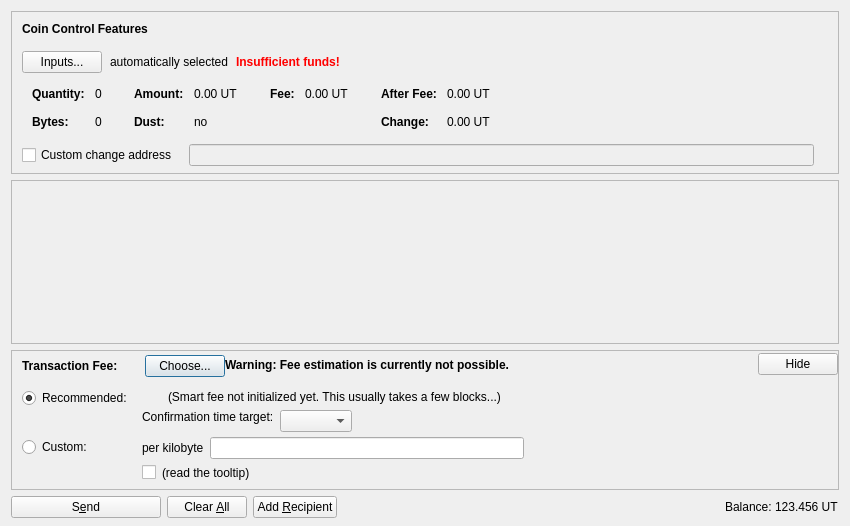
<?xml version="1.0" encoding="UTF-8"?>
<ui version="4.0">
 <class>SendCoinsDialog</class>
 <widget class="QDialog" name="SendCoinsDialog">
  <property name="geometry">
   <rect>
    <x>0</x>
    <y>0</y>
    <width>850</width>
    <height>526</height>
   </rect>
  </property>
  <property name="windowTitle">
   <string>Send Coins</string>
  </property>
  <layout class="QVBoxLayout" name="verticalLayout" stretch="0,1,0,0">
   <property name="bottomMargin">
    <number>8</number>
   </property>
   <item>
    <widget class="QFrame" name="frameCoinControl">
     <property name="sizePolicy">
      <sizepolicy hsizetype="Expanding" vsizetype="Expanding">
       <horstretch>0</horstretch>
       <verstretch>0</verstretch>
      </sizepolicy>
     </property>
     <property name="maximumSize">
      <size>
       <width>16777215</width>
       <height>16777215</height>
      </size>
     </property>
     <property name="frameShape">
      <enum>QFrame::StyledPanel</enum>
     </property>
     <property name="frameShadow">
      <enum>QFrame::Sunken</enum>
     </property>
     <layout class="QVBoxLayout" name="verticalLayoutCoinControl2">
      <property name="spacing">
       <number>0</number>
      </property>
      <property name="leftMargin">
       <number>0</number>
      </property>
      <property name="topMargin">
       <number>0</number>
      </property>
      <property name="rightMargin">
       <number>0</number>
      </property>
      <property name="bottomMargin">
       <number>6</number>
      </property>
      <item>
       <layout class="QVBoxLayout" name="verticalLayoutCoinControl" stretch="0,0,0,0,1">
        <property name="spacing">
         <number>0</number>
        </property>
        <property name="leftMargin">
         <number>10</number>
        </property>
        <property name="topMargin">
         <number>10</number>
        </property>
        <item>
         <layout class="QHBoxLayout" name="horizontalLayoutCoinControl1">
          <property name="bottomMargin">
           <number>15</number>
          </property>
          <item>
           <widget class="QLabel" name="labelCoinControlFeatures">
            <property name="sizePolicy">
             <sizepolicy hsizetype="Preferred" vsizetype="Maximum">
              <horstretch>0</horstretch>
              <verstretch>0</verstretch>
             </sizepolicy>
            </property>
            <property name="font">
             <font>
              <weight>75</weight>
              <bold>true</bold>
             </font>
            </property>
            <property name="styleSheet">
             <string notr="true">font-weight:bold;</string>
            </property>
            <property name="text">
             <string>Coin Control Features</string>
            </property>
           </widget>
          </item>
         </layout>
        </item>
        <item>
         <layout class="QHBoxLayout" name="horizontalLayoutCoinControl2" stretch="0,0,0,0">
          <property name="spacing">
           <number>8</number>
          </property>
          <property name="bottomMargin">
           <number>10</number>
          </property>
          <item>
           <widget class="QPushButton" name="pushButtonCoinControl">
            <property name="styleSheet">
             <string notr="true"/>
            </property>
            <property name="text">
             <string>Inputs...</string>
            </property>
            <property name="autoDefault">
             <bool>false</bool>
            </property>
           </widget>
          </item>
          <item>
           <widget class="QLabel" name="labelCoinControlAutomaticallySelected">
            <property name="text">
             <string>automatically selected</string>
            </property>
            <property name="margin">
             <number>5</number>
            </property>
           </widget>
          </item>
          <item>
           <widget class="QLabel" name="labelCoinControlInsuffFunds">
            <property name="font">
             <font>
              <weight>75</weight>
              <bold>true</bold>
             </font>
            </property>
            <property name="styleSheet">
             <string notr="true">color:red;font-weight:bold;</string>
            </property>
            <property name="text">
             <string>Insufficient funds!</string>
            </property>
            <property name="margin">
             <number>5</number>
            </property>
           </widget>
          </item>
          <item>
           <spacer name="horizontalSpacerCoinControl">
            <property name="orientation">
             <enum>Qt::Horizontal</enum>
            </property>
            <property name="sizeHint" stdset="0">
             <size>
              <width>40</width>
              <height>1</height>
             </size>
            </property>
           </spacer>
          </item>
         </layout>
        </item>
        <item>
         <widget class="QWidget" name="widgetCoinControl" native="true">
          <property name="sizePolicy">
           <sizepolicy hsizetype="Preferred" vsizetype="Preferred">
            <horstretch>0</horstretch>
            <verstretch>0</verstretch>
           </sizepolicy>
          </property>
          <property name="minimumSize">
           <size>
            <width>0</width>
            <height>0</height>
           </size>
          </property>
          <property name="styleSheet">
           <string notr="true"/>
          </property>
          <layout class="QHBoxLayout" name="horizontalLayoutCoinControl5">
           <property name="leftMargin">
            <number>0</number>
           </property>
           <property name="topMargin">
            <number>0</number>
           </property>
           <property name="rightMargin">
            <number>0</number>
           </property>
           <property name="bottomMargin">
            <number>0</number>
           </property>
           <item>
            <layout class="QHBoxLayout" name="horizontalLayoutCoinControl3" stretch="0,0,0,1">
             <property name="spacing">
              <number>20</number>
             </property>
             <property name="topMargin">
              <number>0</number>
             </property>
             <property name="bottomMargin">
              <number>10</number>
             </property>
             <item>
              <layout class="QFormLayout" name="formLayoutCoinControl1">
               <property name="horizontalSpacing">
                <number>10</number>
               </property>
               <property name="verticalSpacing">
                <number>14</number>
               </property>
               <property name="leftMargin">
                <number>10</number>
               </property>
               <property name="topMargin">
                <number>4</number>
               </property>
               <property name="rightMargin">
                <number>6</number>
               </property>
               <item row="0" column="0">
                <widget class="QLabel" name="labelCoinControlQuantityText">
                 <property name="font">
                  <font>
                   <weight>75</weight>
                   <bold>true</bold>
                  </font>
                 </property>
                 <property name="text">
                  <string>Quantity:</string>
                 </property>
                 <property name="margin">
                  <number>0</number>
                 </property>
                </widget>
               </item>
               <item row="0" column="1">
                <widget class="QLabel" name="labelCoinControlQuantity">
                 <property name="cursor">
                  <cursorShape>IBeamCursor</cursorShape>
                 </property>
                 <property name="contextMenuPolicy">
                  <enum>Qt::ActionsContextMenu</enum>
                 </property>
                 <property name="text">
                  <string notr="true">0</string>
                 </property>
                 <property name="margin">
                  <number>0</number>
                 </property>
                 <property name="textInteractionFlags">
                  <set>Qt::LinksAccessibleByMouse|Qt::TextSelectableByKeyboard|Qt::TextSelectableByMouse</set>
                 </property>
                </widget>
               </item>
               <item row="1" column="0">
                <widget class="QLabel" name="labelCoinControlBytesText">
                 <property name="font">
                  <font>
                   <weight>75</weight>
                   <bold>true</bold>
                  </font>
                 </property>
                 <property name="text">
                  <string>Bytes:</string>
                 </property>
                </widget>
               </item>
               <item row="1" column="1">
                <widget class="QLabel" name="labelCoinControlBytes">
                 <property name="cursor">
                  <cursorShape>IBeamCursor</cursorShape>
                 </property>
                 <property name="contextMenuPolicy">
                  <enum>Qt::ActionsContextMenu</enum>
                 </property>
                 <property name="text">
                  <string notr="true">0</string>
                 </property>
                 <property name="textInteractionFlags">
                  <set>Qt::LinksAccessibleByMouse|Qt::TextSelectableByKeyboard|Qt::TextSelectableByMouse</set>
                 </property>
                </widget>
               </item>
              </layout>
             </item>
             <item>
              <layout class="QFormLayout" name="formLayoutCoinControl2">
               <property name="horizontalSpacing">
                <number>10</number>
               </property>
               <property name="verticalSpacing">
                <number>14</number>
               </property>
               <property name="leftMargin">
                <number>6</number>
               </property>
               <property name="topMargin">
                <number>4</number>
               </property>
               <property name="rightMargin">
                <number>6</number>
               </property>
               <item row="0" column="0">
                <widget class="QLabel" name="labelCoinControlAmountText">
                 <property name="font">
                  <font>
                   <weight>75</weight>
                   <bold>true</bold>
                  </font>
                 </property>
                 <property name="text">
                  <string>Amount:</string>
                 </property>
                 <property name="margin">
                  <number>0</number>
                 </property>
                </widget>
               </item>
               <item row="0" column="1">
                <widget class="QLabel" name="labelCoinControlAmount">
                 <property name="cursor">
                  <cursorShape>IBeamCursor</cursorShape>
                 </property>
                 <property name="contextMenuPolicy">
                  <enum>Qt::ActionsContextMenu</enum>
                 </property>
                 <property name="text">
                  <string notr="true">0.00 UT</string>
                 </property>
                 <property name="textInteractionFlags">
                  <set>Qt::LinksAccessibleByMouse|Qt::TextSelectableByKeyboard|Qt::TextSelectableByMouse</set>
                 </property>
                </widget>
               </item>
               <item row="1" column="0">
                <widget class="QLabel" name="labelCoinControlLowOutputText">
                 <property name="font">
                  <font>
                   <weight>75</weight>
                   <bold>true</bold>
                  </font>
                 </property>
                 <property name="text">
                  <string>Dust:</string>
                 </property>
                </widget>
               </item>
               <item row="1" column="1">
                <widget class="QLabel" name="labelCoinControlLowOutput">
                 <property name="cursor">
                  <cursorShape>IBeamCursor</cursorShape>
                 </property>
                 <property name="contextMenuPolicy">
                  <enum>Qt::ActionsContextMenu</enum>
                 </property>
                 <property name="text">
                  <string notr="true">no</string>
                 </property>
                 <property name="textInteractionFlags">
                  <set>Qt::LinksAccessibleByMouse|Qt::TextSelectableByKeyboard|Qt::TextSelectableByMouse</set>
                 </property>
                </widget>
               </item>
              </layout>
             </item>
             <item>
              <layout class="QFormLayout" name="formLayoutCoinControl3">
               <property name="horizontalSpacing">
                <number>10</number>
               </property>
               <property name="verticalSpacing">
                <number>14</number>
               </property>
               <property name="leftMargin">
                <number>6</number>
               </property>
               <property name="topMargin">
                <number>4</number>
               </property>
               <property name="rightMargin">
                <number>6</number>
               </property>
               <item row="0" column="0">
                <widget class="QLabel" name="labelCoinControlFeeText">
                 <property name="font">
                  <font>
                   <weight>75</weight>
                   <bold>true</bold>
                  </font>
                 </property>
                 <property name="text">
                  <string>Fee:</string>
                 </property>
                 <property name="margin">
                  <number>0</number>
                 </property>
                </widget>
               </item>
               <item row="0" column="1">
                <widget class="QLabel" name="labelCoinControlFee">
                 <property name="cursor">
                  <cursorShape>IBeamCursor</cursorShape>
                 </property>
                 <property name="contextMenuPolicy">
                  <enum>Qt::ActionsContextMenu</enum>
                 </property>
                 <property name="text">
                  <string notr="true">0.00 UT</string>
                 </property>
                 <property name="textInteractionFlags">
                  <set>Qt::LinksAccessibleByMouse|Qt::TextSelectableByKeyboard|Qt::TextSelectableByMouse</set>
                 </property>
                </widget>
               </item>
              </layout>
             </item>
             <item>
              <layout class="QFormLayout" name="formLayoutCoinControl4">
               <property name="horizontalSpacing">
                <number>10</number>
               </property>
               <property name="verticalSpacing">
                <number>14</number>
               </property>
               <property name="leftMargin">
                <number>6</number>
               </property>
               <property name="topMargin">
                <number>4</number>
               </property>
               <property name="rightMargin">
                <number>6</number>
               </property>
               <item row="0" column="0">
                <widget class="QLabel" name="labelCoinControlAfterFeeText">
                 <property name="font">
                  <font>
                   <weight>75</weight>
                   <bold>true</bold>
                  </font>
                 </property>
                 <property name="text">
                  <string>After Fee:</string>
                 </property>
                 <property name="margin">
                  <number>0</number>
                 </property>
                </widget>
               </item>
               <item row="0" column="1">
                <widget class="QLabel" name="labelCoinControlAfterFee">
                 <property name="cursor">
                  <cursorShape>IBeamCursor</cursorShape>
                 </property>
                 <property name="contextMenuPolicy">
                  <enum>Qt::ActionsContextMenu</enum>
                 </property>
                 <property name="text">
                  <string notr="true">0.00 UT</string>
                 </property>
                 <property name="textInteractionFlags">
                  <set>Qt::LinksAccessibleByMouse|Qt::TextSelectableByKeyboard|Qt::TextSelectableByMouse</set>
                 </property>
                </widget>
               </item>
               <item row="1" column="0">
                <widget class="QLabel" name="labelCoinControlChangeText">
                 <property name="font">
                  <font>
                   <weight>75</weight>
                   <bold>true</bold>
                  </font>
                 </property>
                 <property name="text">
                  <string>Change:</string>
                 </property>
                </widget>
               </item>
               <item row="1" column="1">
                <widget class="QLabel" name="labelCoinControlChange">
                 <property name="cursor">
                  <cursorShape>IBeamCursor</cursorShape>
                 </property>
                 <property name="contextMenuPolicy">
                  <enum>Qt::ActionsContextMenu</enum>
                 </property>
                 <property name="text">
                  <string notr="true">0.00 UT</string>
                 </property>
                 <property name="textInteractionFlags">
                  <set>Qt::LinksAccessibleByMouse|Qt::TextSelectableByKeyboard|Qt::TextSelectableByMouse</set>
                 </property>
                </widget>
               </item>
              </layout>
             </item>
            </layout>
           </item>
          </layout>
         </widget>
        </item>
        <item>
         <layout class="QHBoxLayout" name="horizontalLayoutCoinControl4" stretch="0,0,0">
          <property name="spacing">
           <number>12</number>
          </property>
          <property name="sizeConstraint">
           <enum>QLayout::SetDefaultConstraint</enum>
          </property>
          <property name="topMargin">
           <number>5</number>
          </property>
          <property name="rightMargin">
           <number>5</number>
          </property>
          <item>
           <widget class="QCheckBox" name="checkBoxCoinControlChange">
            <property name="toolTip">
             <string>If this is activated, but the change address is empty or invalid, change will be sent to a newly generated address.</string>
            </property>
            <property name="text">
             <string>Custom change address</string>
            </property>
           </widget>
          </item>
          <item>
           <widget class="QValidatedLineEdit" name="lineEditCoinControlChange">
            <property name="enabled">
             <bool>false</bool>
            </property>
            <property name="sizePolicy">
             <sizepolicy hsizetype="Expanding" vsizetype="Fixed">
              <horstretch>0</horstretch>
              <verstretch>0</verstretch>
             </sizepolicy>
            </property>
           </widget>
          </item>
          <item>
           <widget class="QLabel" name="labelCoinControlChangeLabel">
            <property name="sizePolicy">
             <sizepolicy hsizetype="Preferred" vsizetype="Expanding">
              <horstretch>0</horstretch>
              <verstretch>0</verstretch>
             </sizepolicy>
            </property>
            <property name="minimumSize">
             <size>
              <width>0</width>
              <height>0</height>
             </size>
            </property>
            <property name="text">
             <string/>
            </property>
            <property name="margin">
             <number>3</number>
            </property>
           </widget>
          </item>
         </layout>
        </item>
        <item>
         <spacer name="verticalSpacerCoinControl">
          <property name="orientation">
           <enum>Qt::Vertical</enum>
          </property>
          <property name="sizeHint" stdset="0">
           <size>
            <width>800</width>
            <height>1</height>
           </size>
          </property>
         </spacer>
        </item>
       </layout>
      </item>
     </layout>
    </widget>
   </item>
   <item>
    <widget class="QScrollArea" name="scrollArea">
     <property name="widgetResizable">
      <bool>true</bool>
     </property>
     <widget class="QWidget" name="scrollAreaWidgetContents">
      <property name="geometry">
       <rect>
        <x>0</x>
        <y>0</y>
        <width>830</width>
        <height>104</height>
       </rect>
      </property>
      <layout class="QVBoxLayout" name="verticalLayout_2" stretch="0,1">
       <property name="leftMargin">
        <number>0</number>
       </property>
       <property name="topMargin">
        <number>0</number>
       </property>
       <property name="rightMargin">
        <number>0</number>
       </property>
       <property name="bottomMargin">
        <number>0</number>
       </property>
       <item>
        <layout class="QVBoxLayout" name="entries">
         <property name="spacing">
          <number>6</number>
         </property>
        </layout>
       </item>
       <item>
        <spacer name="verticalSpacer">
         <property name="orientation">
          <enum>Qt::Vertical</enum>
         </property>
         <property name="sizeHint" stdset="0">
          <size>
           <width>20</width>
           <height>40</height>
          </size>
         </property>
        </spacer>
       </item>
      </layout>
     </widget>
    </widget>
   </item>
   <item>
    <widget class="QFrame" name="frameFee">
     <property name="sizePolicy">
      <sizepolicy hsizetype="Expanding" vsizetype="Expanding">
       <horstretch>0</horstretch>
       <verstretch>0</verstretch>
      </sizepolicy>
     </property>
     <property name="maximumSize">
      <size>
       <width>16777215</width>
       <height>16777215</height>
      </size>
     </property>
     <property name="frameShape">
      <enum>QFrame::StyledPanel</enum>
     </property>
     <property name="frameShadow">
      <enum>QFrame::Sunken</enum>
     </property>
     <layout class="QVBoxLayout" name="verticalLayoutFee1">
      <property name="spacing">
       <number>0</number>
      </property>
      <property name="leftMargin">
       <number>0</number>
      </property>
      <property name="topMargin">
       <number>0</number>
      </property>
      <property name="rightMargin">
       <number>0</number>
      </property>
      <property name="bottomMargin">
       <number>0</number>
      </property>
      <item>
       <layout class="QVBoxLayout" name="verticalLayoutFee2" stretch="0,0,0">
        <property name="spacing">
         <number>0</number>
        </property>
        <property name="leftMargin">
         <number>10</number>
        </property>
        <property name="topMargin">
         <number>0</number>
        </property>
        <item>
         <layout class="QHBoxLayout" name="horizontalLayoutFee1">
          <property name="bottomMargin">
           <number>0</number>
          </property>
          <item>
           <layout class="QVBoxLayout" name="verticalLayoutFee7">
            <property name="spacing">
             <number>0</number>
            </property>
            <item>
             <spacer name="verticalSpacerSmartFee">
              <property name="orientation">
               <enum>Qt::Vertical</enum>
              </property>
              <property name="sizeType">
               <enum>QSizePolicy::Fixed</enum>
              </property>
              <property name="sizeHint" stdset="0">
               <size>
                <width>1</width>
                <height>4</height>
               </size>
              </property>
             </spacer>
            </item>
            <item>
             <layout class="QHBoxLayout" name="horizontalLayoutSmartFee">
              <property name="spacing">
               <number>10</number>
              </property>
              <item>
               <widget class="QLabel" name="labelFeeHeadline">
                <property name="sizePolicy">
                 <sizepolicy hsizetype="Preferred" vsizetype="Maximum">
                  <horstretch>0</horstretch>
                  <verstretch>0</verstretch>
                 </sizepolicy>
                </property>
                <property name="font">
                 <font>
                  <weight>75</weight>
                  <bold>true</bold>
                 </font>
                </property>
                <property name="styleSheet">
                 <string notr="true">font-weight:bold;</string>
                </property>
                <property name="text">
                 <string>Transaction Fee:</string>
                </property>
               </widget>
              </item>
              <item>
               <widget class="QLabel" name="labelFeeMinimized">
                <property name="text">
                 <string/>
                </property>
               </widget>
              </item>
              <item>
               <widget class="QPushButton" name="buttonChooseFee">
                <property name="text">
                 <string>Choose...</string>
                </property>
               </widget>
              </item>
             </layout>
            </item>
            <item>
             <spacer name="verticalSpacer_5">
              <property name="orientation">
               <enum>Qt::Vertical</enum>
              </property>
              <property name="sizeHint" stdset="0">
               <size>
                <width>1</width>
                <height>1</height>
               </size>
              </property>
             </spacer>
            </item>
           </layout>
          </item>
          <item>
           <widget class="QLabel" name="fallbackFeeWarningLabel">
            <property name="toolTip">
             <string>Using the fallbackfee can result in sending a transaction that will take several hours or days (or never) to confirm. Consider choosing your fee manually or wait until you have validated the complete chain.</string>
            </property>
            <property name="font">
            <font>
                <weight>75</weight>
                <bold>true</bold>
            </font>
            </property>
            <property name="text">
             <string>Warning: Fee estimation is currently not possible.</string>
            </property>
            <property name="wordWrap">
             <bool>false</bool>
            </property>
           </widget>
          </item>
          <item>
           <spacer name="horizontalSpacer_4">
            <property name="orientation">
             <enum>Qt::Horizontal</enum>
            </property>
            <property name="sizeType">
             <enum>QSizePolicy::MinimumExpanding</enum>
            </property>
            <property name="sizeHint" stdset="0">
             <size>
              <width>40</width>
              <height>20</height>
             </size>
            </property>
           </spacer>
          </item>
          <item>
           <widget class="QPushButton" name="buttonMinimizeFee">
            <property name="toolTip">
             <string>collapse fee-settings</string>
            </property>
            <property name="text">
             <string>Hide</string>
            </property>
           </widget>
          </item>
         </layout>
        </item>
        <item>
         <widget class="QFrame" name="frameFeeSelection">
          <layout class="QVBoxLayout" name="verticalLayoutFee12">
           <property name="spacing">
            <number>0</number>
           </property>
           <property name="leftMargin">
            <number>0</number>
           </property>
           <property name="topMargin">
            <number>0</number>
           </property>
           <property name="rightMargin">
            <number>0</number>
           </property>
           <property name="bottomMargin">
            <number>0</number>
           </property>
           <item>
            <layout class="QGridLayout" name="gridLayoutFee">
             <property name="topMargin">
              <number>10</number>
             </property>
             <property name="bottomMargin">
              <number>4</number>
             </property>
             <property name="horizontalSpacing">
              <number>10</number>
             </property>
             <property name="verticalSpacing">
              <number>4</number>
             </property>
             <item row="1" column="1">
              <layout class="QVBoxLayout" name="verticalLayoutFee8">
               <property name="spacing">
                <number>6</number>
               </property>
               <item>
                <layout class="QHBoxLayout" name="horizontalLayoutFee13">
                 <item>
                  <widget class="QLabel" name="labelCustomPerKilobyte">
                   <property name="toolTip">
                    <string>If the custom fee is set to 1000 satoshis and the transaction is only 250 bytes, then &quot;per kilobyte&quot; only pays 250 satoshis in fee, while &quot;total at least&quot; pays 1000 satoshis. For transactions bigger than a kilobyte both pay by kilobyte.</string>
                   </property>
                   <property name="text">
                    <string>per kilobyte</string>
                   </property>
                  </widget>
                 </item>
                 <item>
                  <widget class="BitcoinAmountField" name="customFee"/>
                 </item>
                 <item>
                  <spacer name="horizontalSpacer_6">
                   <property name="orientation">
                    <enum>Qt::Horizontal</enum>
                   </property>
                   <property name="sizeHint" stdset="0">
                    <size>
                     <width>1</width>
                     <height>1</height>
                    </size>
                   </property>
                  </spacer>
                 </item>
                </layout>
               </item>
               <item>
                <layout class="QHBoxLayout" name="horizontalLayoutFee8">
                 <item>
                  <widget class="QCheckBox" name="checkBoxMinimumFee">
                   <property name="toolTip">
                    <string>Paying only the minimum fee is just fine as long as there is less transaction volume than space in the blocks. But be aware that this can end up in a never confirming transaction once there is more demand for unit transactions than the network can process.</string>
                   </property>
                   <property name="text">
                    <string/>
                   </property>
                  </widget>
                 </item>
                 <item>
                  <widget class="QLabel" name="labelMinFeeWarning">
                   <property name="enabled">
                    <bool>true</bool>
                   </property>
                   <property name="toolTip">
                    <string>Paying only the minimum fee is just fine as long as there is less transaction volume than space in the blocks. But be aware that this can end up in a never confirming transaction once there is more demand for unit transactions than the network can process.</string>
                   </property>
                   <property name="text">
                    <string>(read the tooltip)</string>
                   </property>
                   <property name="margin">
                    <number>5</number>
                   </property>
                  </widget>
                 </item>
                 <item>
                  <spacer name="horizontalSpacer_2">
                   <property name="orientation">
                    <enum>Qt::Horizontal</enum>
                   </property>
                   <property name="sizeHint" stdset="0">
                    <size>
                     <width>1</width>
                     <height>1</height>
                    </size>
                   </property>
                  </spacer>
                 </item>
                </layout>
               </item>
              </layout>
             </item>
             <item row="0" column="0">
              <layout class="QVBoxLayout" name="verticalLayoutFee4" stretch="0,1">
               <item>
                <widget class="QRadioButton" name="radioSmartFee">
                 <property name="text">
                  <string>Recommended:</string>
                 </property>
                 <property name="checked">
                  <bool>true</bool>
                 </property>
                 <attribute name="buttonGroup">
                  <string notr="true">groupFee</string>
                 </attribute>
                </widget>
               </item>
               <item>
                <spacer name="verticalSpacer_2">
                 <property name="orientation">
                  <enum>Qt::Vertical</enum>
                 </property>
                 <property name="sizeHint" stdset="0">
                  <size>
                   <width>1</width>
                   <height>1</height>
                  </size>
                 </property>
                </spacer>
               </item>
              </layout>
             </item>
             <item row="1" column="0">
              <layout class="QVBoxLayout" name="verticalLayoutFee9" stretch="0,1">
               <item>
                <widget class="QRadioButton" name="radioCustomFee">
                 <property name="text">
                  <string>Custom:</string>
                 </property>
                 <attribute name="buttonGroup">
                  <string notr="true">groupFee</string>
                 </attribute>
                </widget>
               </item>
               <item>
                <spacer name="verticalSpacer_6">
                 <property name="orientation">
                  <enum>Qt::Vertical</enum>
                 </property>
                 <property name="sizeHint" stdset="0">
                  <size>
                   <width>1</width>
                   <height>1</height>
                  </size>
                 </property>
                </spacer>
               </item>
              </layout>
             </item>
             <item row="0" column="1">
              <layout class="QVBoxLayout" name="verticalLayoutFee3" stretch="0,0,1">
               <property name="spacing">
                <number>6</number>
               </property>
               <property name="topMargin">
                <number>2</number>
               </property>
               <item>
                <layout class="QHBoxLayout" name="horizontalLayoutFee12">
                 <item>
                  <widget class="QLabel" name="labelSmartFee">
                   <property name="text">
                    <string/>
                   </property>
                   <property name="margin">
                    <number>2</number>
                   </property>
                  </widget>
                 </item>
                 <item>
                  <widget class="QLabel" name="labelFeeEstimation">
                   <property name="text">
                    <string/>
                   </property>
                  </widget>
                 </item>
                 <item>
                  <widget class="QLabel" name="labelSmartFee2">
                   <property name="text">
                    <string>(Smart fee not initialized yet. This usually takes a few blocks...)</string>
                   </property>
                   <property name="margin">
                    <number>2</number>
                   </property>
                  </widget>
                 </item>
                 <item>
                  <spacer name="horizontalSpacer_5">
                   <property name="orientation">
                    <enum>Qt::Horizontal</enum>
                   </property>
                   <property name="sizeHint" stdset="0">
                    <size>
                     <width>1</width>
                     <height>1</height>
                    </size>
                   </property>
                  </spacer>
                 </item>
                </layout>
               </item>
               <item>
                <layout class="QHBoxLayout" name="horizontalLayoutFee9">
                 <item>
                  <layout class="QVBoxLayout" name="verticalLayoutFee6">
                   <item>
                    <widget class="QLabel" name="labelSmartFee3">
                     <property name="text">
                      <string>Confirmation time target:</string>
                     </property>
                     <property name="margin">
                      <number>2</number>
                     </property>
                    </widget>
                   </item>
                   <item>
                    <spacer name="verticalSpacer_3">
                     <property name="orientation">
                      <enum>Qt::Vertical</enum>
                     </property>
                     <property name="sizeHint" stdset="0">
                      <size>
                       <width>1</width>
                       <height>1</height>
                      </size>
                     </property>
                    </spacer>
                   </item>
                  </layout>
                 </item>
                 <item>
                  <layout class="QVBoxLayout" name="verticalLayoutFee5">
                   <property name="rightMargin">
                    <number>30</number>
                   </property>
                   <item>
                    <layout class="QHBoxLayout" name="horizontalLayoutConfTarget">
                     <property name="bottomMargin">
                      <number>0</number>
                     </property>
                     <item>
                      <widget class="QComboBox" name="confTargetSelector"/>
                     </item>
                     <item>
                      <spacer name="horizontalSpacerConfTarget">
                       <property name="orientation">
                        <enum>Qt::Horizontal</enum>
                       </property>
                       <property name="sizeHint" stdset="0">
                        <size>
                         <width>40</width>
                         <height>20</height>
                        </size>
                       </property>
                      </spacer>
                     </item>
                    </layout>
                   </item>
                  </layout>
                 </item>
                </layout>
               </item>
               <item>
                <spacer name="verticalSpacer_4">
                 <property name="orientation">
                  <enum>Qt::Vertical</enum>
                 </property>
                 <property name="sizeHint" stdset="0">
                  <size>
                   <width>1</width>
                   <height>1</height>
                  </size>
                 </property>
                </spacer>
               </item>
              </layout>
             </item>
            </layout>
           </item>
          </layout>
         </widget>
        </item>
        <item>
         <spacer name="verticalSpacerFee">
          <property name="orientation">
           <enum>Qt::Vertical</enum>
          </property>
          <property name="sizeHint" stdset="0">
           <size>
            <width>40</width>
            <height>5</height>
           </size>
          </property>
         </spacer>
        </item>
       </layout>
      </item>
     </layout>
    </widget>
   </item>
   <item>
    <layout class="QHBoxLayout" name="horizontalLayout">
     <item>
      <widget class="QPushButton" name="sendButton">
       <property name="minimumSize">
        <size>
         <width>150</width>
         <height>0</height>
        </size>
       </property>
       <property name="toolTip">
        <string>Confirm the send action</string>
       </property>
       <property name="text">
        <string>S&amp;end</string>
       </property>
       <property name="icon">
        <iconset resource="../bitcoin.qrc">
         <normaloff>:/icons/send</normaloff>:/icons/send</iconset>
       </property>
       <property name="autoDefault">
        <bool>false</bool>
       </property>
       <property name="default">
        <bool>false</bool>
       </property>
      </widget>
     </item>
     <item>
      <widget class="QPushButton" name="clearButton">
       <property name="sizePolicy">
        <sizepolicy hsizetype="Minimum" vsizetype="Fixed">
         <horstretch>0</horstretch>
         <verstretch>0</verstretch>
        </sizepolicy>
       </property>
       <property name="toolTip">
        <string>Clear all fields of the form.</string>
       </property>
       <property name="text">
        <string>Clear &amp;All</string>
       </property>
       <property name="icon">
        <iconset resource="../bitcoin.qrc">
         <normaloff>:/icons/remove</normaloff>:/icons/remove</iconset>
       </property>
       <property name="autoDefault">
        <bool>false</bool>
       </property>
      </widget>
     </item>
     <item>
      <widget class="QPushButton" name="addButton">
       <property name="toolTip">
        <string>Send to multiple recipients at once</string>
       </property>
       <property name="text">
        <string>Add &amp;Recipient</string>
       </property>
       <property name="icon">
        <iconset resource="../bitcoin.qrc">
         <normaloff>:/icons/add</normaloff>:/icons/add</iconset>
       </property>
       <property name="autoDefault">
        <bool>false</bool>
       </property>
      </widget>
     </item>
     <item>
      <spacer name="horizontalSpacer">
       <property name="orientation">
        <enum>Qt::Horizontal</enum>
       </property>
       <property name="sizeHint" stdset="0">
        <size>
         <width>40</width>
         <height>20</height>
        </size>
       </property>
      </spacer>
     </item>
     <item>
      <layout class="QHBoxLayout" name="horizontalLayout_2">
       <property name="spacing">
        <number>3</number>
       </property>
       <item>
        <widget class="QLabel" name="label">
         <property name="sizePolicy">
          <sizepolicy hsizetype="Preferred" vsizetype="Fixed">
           <horstretch>0</horstretch>
           <verstretch>0</verstretch>
          </sizepolicy>
         </property>
         <property name="text">
          <string>Balance:</string>
         </property>
        </widget>
       </item>
       <item>
        <widget class="QLabel" name="labelBalance">
         <property name="sizePolicy">
          <sizepolicy hsizetype="Preferred" vsizetype="Fixed">
           <horstretch>0</horstretch>
           <verstretch>0</verstretch>
          </sizepolicy>
         </property>
         <property name="cursor">
          <cursorShape>IBeamCursor</cursorShape>
         </property>
         <property name="text">
          <string notr="true">123.456 UT</string>
         </property>
         <property name="textInteractionFlags">
          <set>Qt::LinksAccessibleByMouse|Qt::TextSelectableByKeyboard|Qt::TextSelectableByMouse</set>
         </property>
        </widget>
       </item>
      </layout>
     </item>
    </layout>
   </item>
  </layout>
 </widget>
 <customwidgets>
  <customwidget>
   <class>QValidatedLineEdit</class>
   <extends>QLineEdit</extends>
   <header>qt/qvalidatedlineedit.h</header>
  </customwidget>
  <customwidget>
   <class>BitcoinAmountField</class>
   <extends>QLineEdit</extends>
   <header>qt/bitcoinamountfield.h</header>
   <container>1</container>
  </customwidget>
 </customwidgets>
 <resources>
  <include location="../bitcoin.qrc"/>
 </resources>
 <connections/>
 <buttongroups>
  <buttongroup name="groupFee"/>
 </buttongroups>
</ui>
